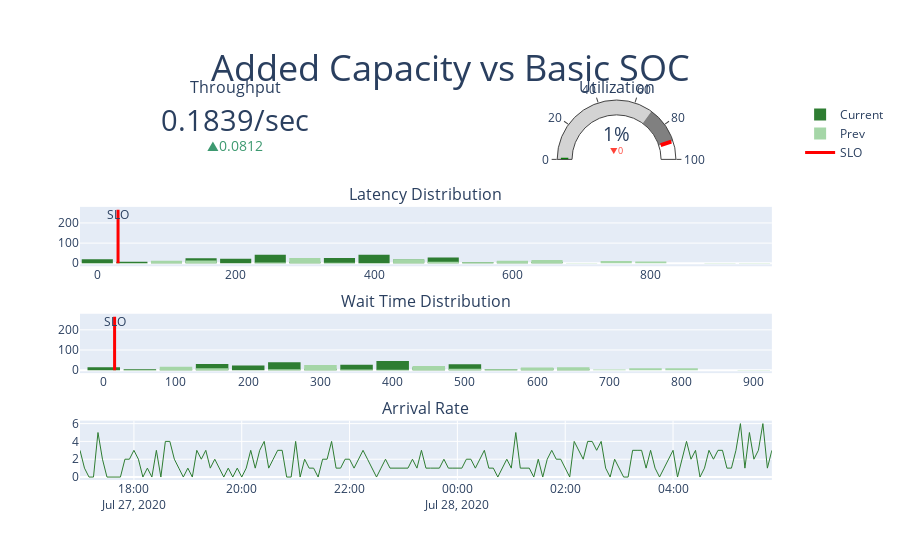

Notebook code cell kept with this figure:
### Code cell
dashboard = build_dashboard(Q_add_cap, prev_q=Q_basic_soc, title='Added Capacity vs Basic SOC')
dashboard.show()

### Figure 1 — Plotly figure (JSON) as saved in the notebook; plotly's stock layout.template omitted (floating-point values rounded to 4 significant figures; data arrays with more than 128 entries replaced by an {"elided": "..."} marker saying what was removed)
{"data": [{"delta": {"position": "bottom", "reference": 0.1027}, "domain": {"x": [0, 0.44], "y": [0.8438, 1]}, "mode": "number+delta", "number": {"suffix": "/sec"}, "type": "indicator", "value": 0.1839}, {"delta": {"reference": 0.9976}, "domain": {"x": [0.54, 0.98], "y": [0.8438, 1]}, "gauge": {"axis": {"range": [null, 100]}, "steps": [{"color": "lightgray", "range": [0, 70]}, {"color": "gray", "range": [70, 90]}], "threshold": {"line": {"color": "red", "width": 4}, "thickness": 0.75, "value": 90}}, "mode": "gauge+number+delta", "number": {"suffix": "%"}, "type": "indicator", "value": 0.9972}, {"bingroup": "1", "marker": {"color": "#2E7D32"}, "name": "Current", "type": "histogram", "x": {"elided": "265 float values"}, "xaxis": "x", "yaxis": "y"}, {"bingroup": "1", "marker": {"color": "#A5D6A7"}, "name": "Prev", "type": "histogram", "x": {"elided": "148 float values"}, "xaxis": "x", "yaxis": "y"}, {"line": {"color": "red", "width": 3}, "mode": "lines+text", "showlegend": false, "text": [null, "SLO"], "textposition": "bottom center", "type": "scatter", "x": [30, 30], "xaxis": "x", "y": [0, 265], "yaxis": "y"}, {"bingroup": "2", "marker": {"color": "#2E7D32"}, "showlegend": false, "type": "histogram", "x": {"elided": "255 float values"}, "xaxis": "x2", "yaxis": "y2"}, {"bingroup": "2", "marker": {"color": "#A5D6A7"}, "showlegend": false, "type": "histogram", "x": {"elided": "146 float values"}, "xaxis": "x2", "yaxis": "y2"}, {"line": {"color": "red", "width": 3}, "mode": "lines+text", "name": "SLO", "text": [null, "SLO"], "textposition": "bottom center", "type": "scatter", "x": [15, 15], "xaxis": "x2", "y": [0, 265], "yaxis": "y2"}, {"line": {"color": "#2E7D32", "width": 1}, "showlegend": false, "type": "scatter", "x": {"elided": "155 str values"}, "xaxis": "x3", "y": {"elided": "155 int values"}, "yaxis": "y3"}], "layout": {"annotations": [{"font": {"size": 16}, "showarrow": false, "text": "Throughput", "x": 0.22, "xanchor": "center", "xref": "paper", "y": 1, "yanchor": "bottom", "yref": "paper"}, {"font": {"size": 16}, "showarrow": false, "text": "Utilization", "x": 0.76, "xanchor": "center", "xref": "paper", "y": 1, "yanchor": "bottom", "yref": "paper"}, {"font": {"size": 16}, "showarrow": false, "text": "Latency Distribution", "x": 0.49, "xanchor": "center", "xref": "paper", "y": 0.7188, "yanchor": "bottom", "yref": "paper"}, {"font": {"size": 16}, "showarrow": false, "text": "Wait Time Distribution", "x": 0.49, "xanchor": "center", "xref": "paper", "y": 0.4375, "yanchor": "bottom", "yref": "paper"}, {"font": {"size": 16}, "showarrow": false, "text": "Arrival Rate", "x": 0.49, "xanchor": "center", "xref": "paper", "y": 0.1562, "yanchor": "bottom", "yref": "paper"}], "bargap": 0.1, "barmode": "overlay", "title": {"font": {"size": 36}, "text": "Added Capacity vs Basic SOC", "x": 0.5, "xanchor": "center", "y": 0.9, "yanchor": "top"}, "xaxis": {"anchor": "y", "domain": [0, 0.98]}, "xaxis2": {"anchor": "y2", "domain": [0, 0.98]}, "xaxis3": {"anchor": "y3", "domain": [0, 0.98]}, "yaxis": {"anchor": "x", "domain": [0.5625, 0.7188]}, "yaxis2": {"anchor": "x2", "domain": [0.2812, 0.4375]}, "yaxis3": {"anchor": "x3", "domain": [0, 0.1562]}}}
